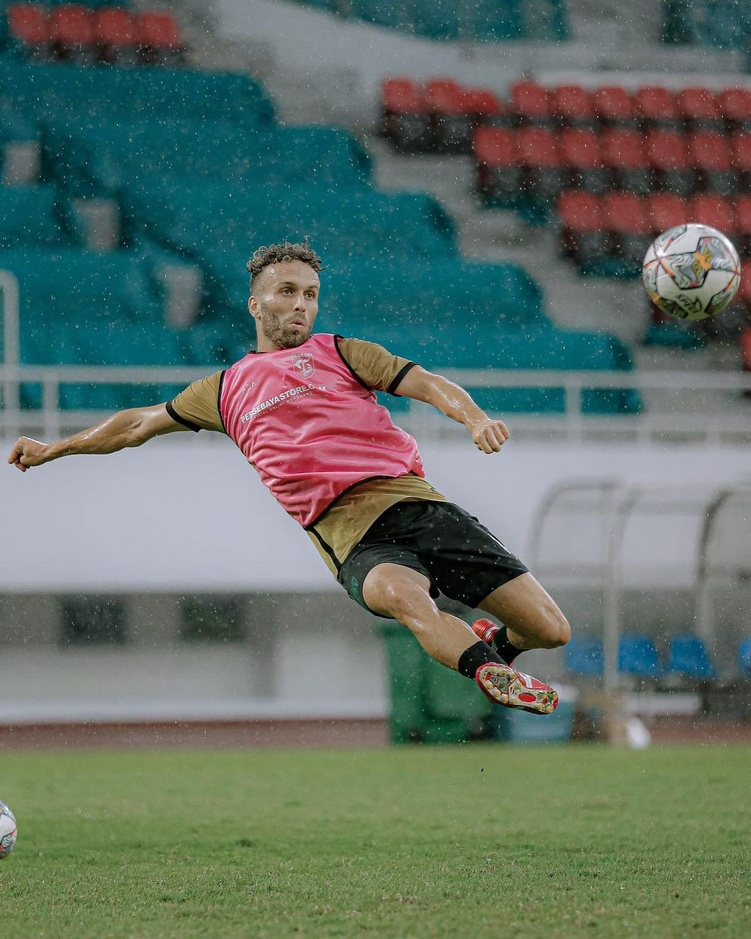
#> input picture zevalente.jpg, 751 x 939 px, shrunk from 1080 x 1350 before the run
$ python testwindowopencv.py
#> lines starting #> are read from the running program, lines starting #| are printed output that depends on the picture
import cv2
import numpy as np

png1=cv2.imread("zevalente.jpg")
#> png1 is the input picture: shape (939, 751, 3); mean B, G, R 101.6, 111, 96.7
png2=cv2.imread("zevalente.jpg")

horizontalwindow=np.concatenate((png1, png2), axis=1)
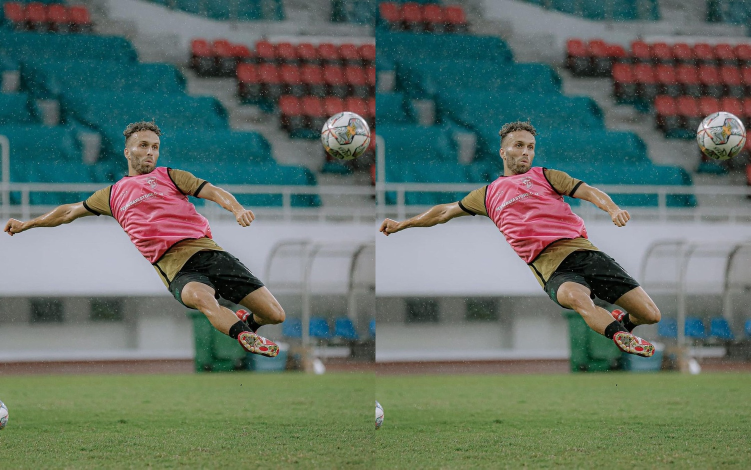
#> horizontalwindow: shape (939, 1502, 3) (shown at 1/2 size); mean B, G, R 101.6, 111, 96.7
verticalwindow=np.concatenate((png1, png2), axis=0)
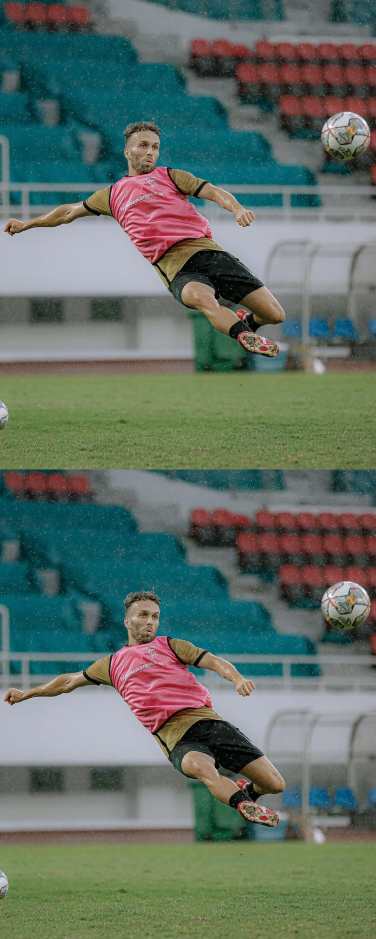
#> verticalwindow: shape (1878, 751, 3) (shown at 1/2 size); mean B, G, R 101.6, 111, 96.7

cc2=(horizontalwindow,verticalwindow)
cv2.imshow("HORIZONTAL", cc2)

cv2.waitKey(0)
cv2.destroyAllWindows()
